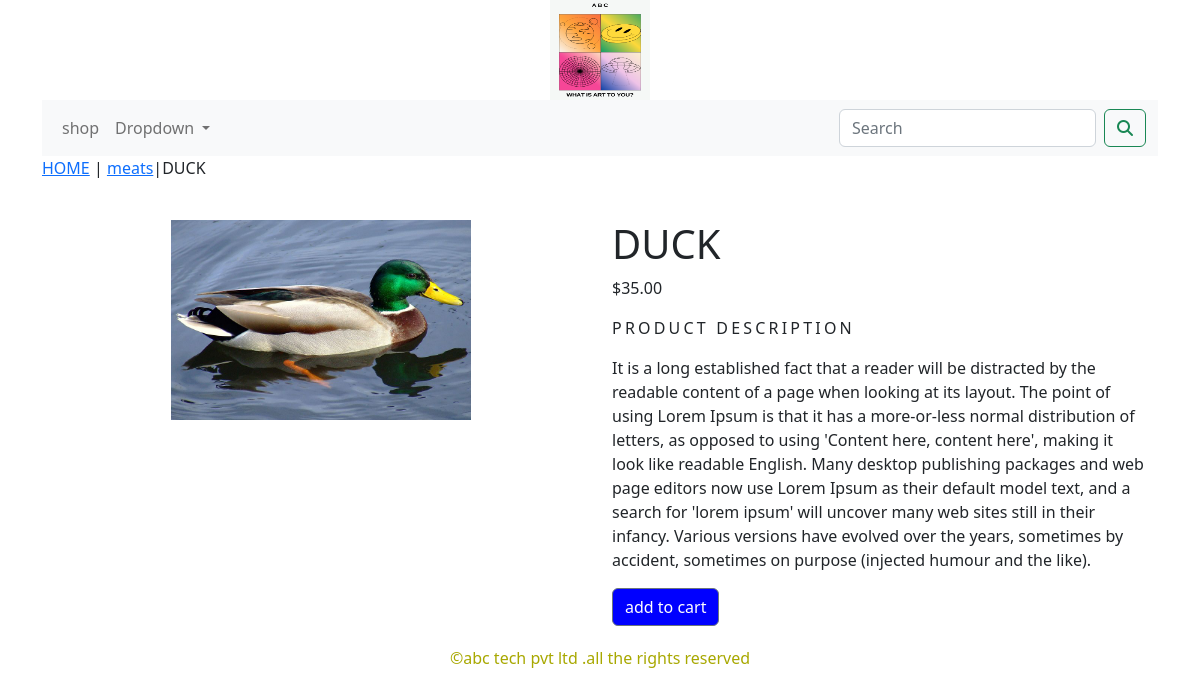
Screenshot of /shop/meats/duck/ with the database file from the repository.
### shop/models.py (models this page shows, shortened)
class Product(models.Model):
    name=models.CharField(max_length=250,unique=True)
    slug=models.SlugField(max_length=250,unique=True)
    description=models.TextField(blank=True)
    price=models.DecimalField(max_digits=10,decimal_places=2)
    category=models.ForeignKey(Category,on_delete=models.CASCADE)
    image=models.ImageField(upload_to='product',blank=True)
    stock=models.IntegerField()
    available=models.BooleanField(default=True)
    created=models.DateTimeField(auto_now_add=True)
    updated=models.DateTimeField(auto_now=True)
    class Meta:
        ordering = ('name',)
        verbose_name = 'product'
        verbose_name_plural = 'products'

class  Category(models.Model):
    name=models.CharField(max_length=250,unique=True)
    slug=models.SlugField(max_length=250,unique=True)
    description=models.TextField(blank=True)
    image=models.ImageField(upload_to='category',blank=True)
    class Meta:
        ordering=('name',)
        verbose_name='category'
        verbose_name_plural='categories'
    def __str__(self):
        return '{}'.format(self.name)
    def get_url(self):
        return reverse('shop:product_by_category',args=[self.slug])

### shop/views.py (the view)
# urls.py: path('<slug:c_slug>/<slug:product_slug>/',views.prodetail,name='prodcatdetail')
def prodetail(request,c_slug,product_slug):
    try:
        product=Product.objects.get(category__slug=c_slug,slug=product_slug)
    except Exception as e:
        raise e
    return render(request,'product.html',{'product': product})

### cart/context_processors.py (called while the page is built)
def counter(request):
    item_count=0
    if 'admin' in request.path:
        return {}
    else:
        try:
            cart=Cart.objects.filter(cart_id=_cart_id(request))
            car_items=CartItem.objects.all().filter(cart=cart[:1])
            for cart_item in car_items:
                item_count += cart_item.quantity
        except Cart.DoesNotExist:
            item_count =0
    return dict(item_count=item_count)

### cart/views.py (called while the page is built)
def _cart_id(request):
    cart=request.session.session_key
    if not cart:
        cart=request.session.create()
    return cart

### shop/context_processors.py (called while the page is built)
def menu_links(request):
    links=Category.objects.all()
    return dict(links=links)

### template/product.html (shortened to what this page needs)
{% extends 'base.html' %}
{% load static %}
{% block content %}
<div class="row my_prod_row_class">
    <div class="mx_auto">
        <p><a href="{% url 'shop:allprodcat' %}">HOME</a> | <a href="{{product.category.get_url}}">{{product.category}}</a>|{{product.name}}</p>
    </div>
</div>
<div class="container">
<br>
<div class="row">
    <div class="col-12 col-sm-12-col-md-12 col-lg-6 text-center">
        <div class="min-width:18rem">
            <img src="{{product.image.url}}" alt="{{product.name}}" width="300px" height="200px" >
        </div>
    </div>
        <div class="col-12 col-sm-12 col-md-12 col-lg-6">
            <div>
            <h1 class="my_prod_title">{{product.name}}</h1>
            <p>${{product.price}}</p>
            <p class="my_title">PRODUCT DESCRIPTION</p>
            <p class="text-justify my_prod-text">{{product.description}}</p>
            {% if product.stock <= 0 %}
            <p class="text-justify my_prod_text"><b>OUT OF STOCK</b></p>
            {% else %}
            <a class="btn btn-secondary" href="{% url 'cart:add_cart' product.id %}" style="background-color: blue">add to cart</a>
            {% endif %}
        </div>
    </div>
</div>
    </div>
{% endblock %}

### static/css/custom.css (style rules this page uses)
body { font-family: 'Roboto', sans-serif; }
.my_title { font-size:16px; text-transform:uppercase; letter-spacing:.2em; }

### rows the page displays
Product: category "meats", name "DUCK", image (picture), price "35.00", description "It is a long established fact that a reader will be distracted by the readable content of a page when looking at its layout. The point of using Lorem Ipsum is that it has a more-or-less normal distribution of letters, as opposed to using 'Content here, content here', making it look like readable English. Many desktop publishing packages and web page editors now use Lorem Ipsum as their default model text, and a search for 'lorem ipsum' will uncover many web sites still in their infancy. Various versions have evolved over the years, sometimes by accident, sometimes on purpose (injected humour and the like)."
